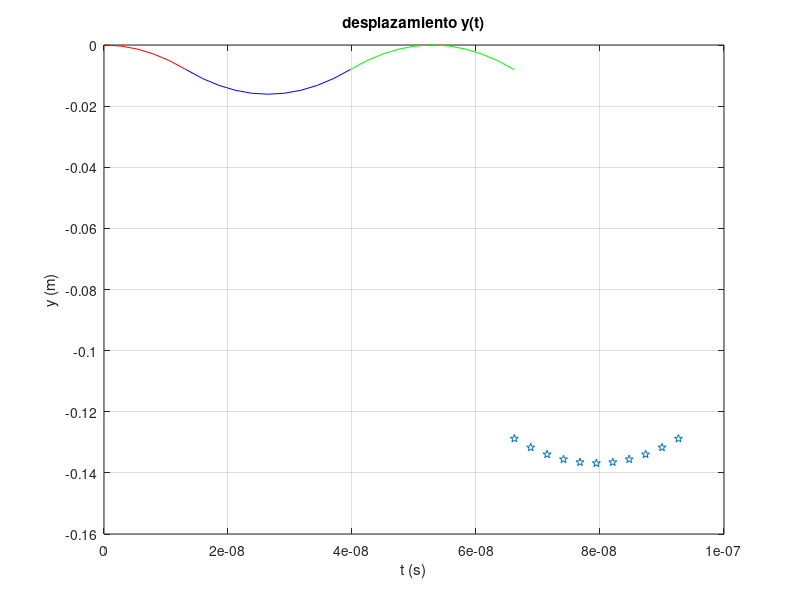
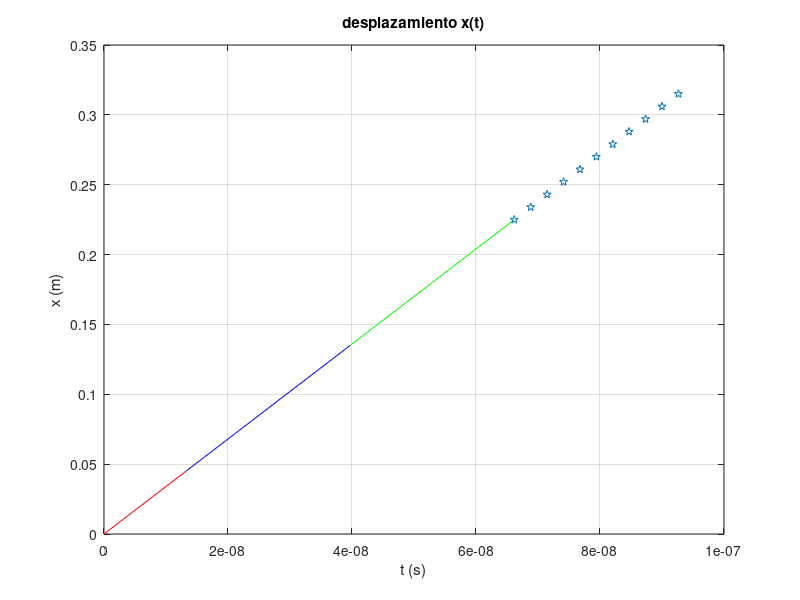
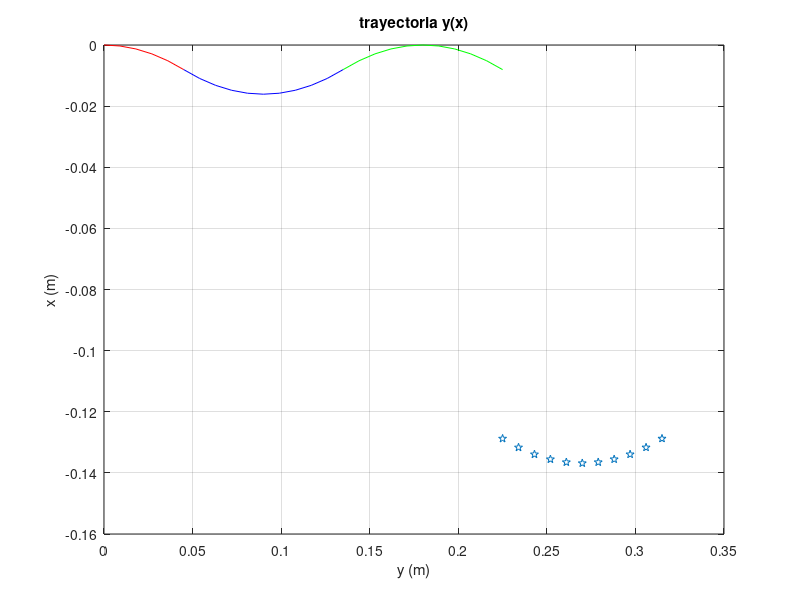
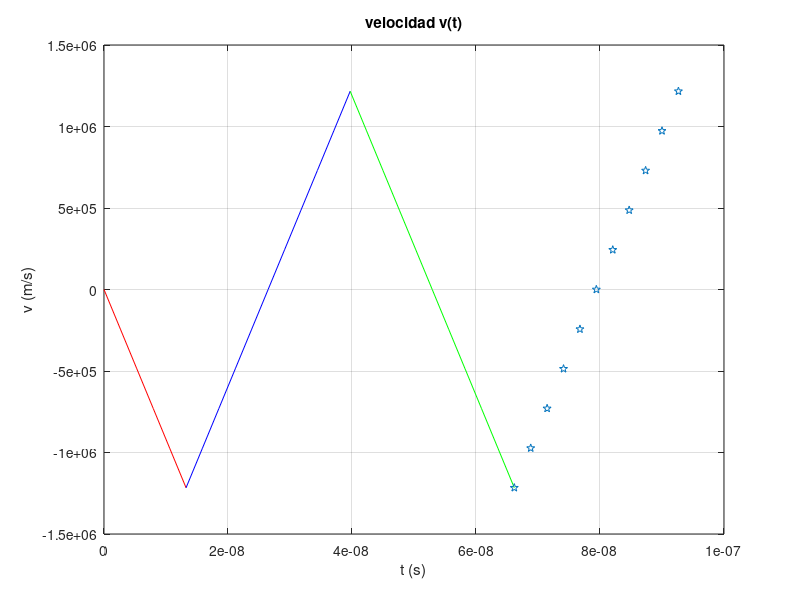

Recreate these plots in MATLAB, in order.
% problema base de movimiento de partículas cargadas en campos eléctricos
% datos
v0=3.4*10^6; % velocidad inicial en x (m)
d=0.045; % distancia (m) en presencia de campo eléctrico
E=520; % campo eléctrico (N/C)
q=-1.61*10^(-19); % carga eléctrica del electrón (C)
m=9.11*10^(-31); % masa del electrón (kg)

a=q*E/m;%aceleración en la dirección del campo eléctrico
tc=d/v0; % tiempo total en presencia de campo eléctrico 

n=input('número de pasos, n: ');

%primer tramo
dt = tc/n;
i = 0:n;
t = dt*i;
x = v0*t;
y = a*((t.^2)) / 2;

vx = v0;
vy = a*t;

f1 = figure;
plot(t,y,'r');
xlabel('t (s)');
ylabel('y (m)');
grid on
title('desplazamiento y(t)');
hold on;

f2 = figure;
plot(t,x,'r');
xlabel('t (s)');
ylabel('x (m)');
grid on
title('desplazamiento x(t)');
hold on;

f3 = figure;
plot(x,y,'r');
xlabel('y (m)');
ylabel('x (m)');
grid on
title('trayectoria y(x)');
hold on;

f4 = figure;
plot(t,vy,'r');
xlabel('t (s)');
ylabel('v (m/s)');
grid on
title('velocidad v(t)');
hold on;

t1 = tc;
x1 = tc*v0;
x1
y1=a*(tc^2)/2; %componente y posición de salida en m
vx1=v0; % componente x de la velocidad de salida en m/s
vy1=a*tc;% componente y de la velocidad de salida en m/s
alfa=atan(vy1/vx1); %ángulo de salida en radianes
angulo=alfa*180/pi;

%segundo tramo
i = 0:2*n;
t = tc+dt*i;
x = x1+v0*dt*i;
y = y1+vy1*(dt*i)-a*((dt*i).^2) / 2;
vx = v0;
vy = vy1-a*(dt*i);

figure(f1);
plot(t,y,'b');
xlabel('t (s)');
ylabel('y (m)');
grid on
title('desplazamiento y(t)');
hold on;

figure(f2);
plot(t,x,'b');
xlabel('t (s)');
ylabel('x (m)');
grid on
title('desplazamiento x(t)');
hold on;

figure(f3);
plot(x,y,'b');
xlabel('y (m)');
ylabel('x (m)');
grid on
title('trayectoria y(x)');
hold on;

figure(f4);
plot(t,vy,'b');
xlabel('t (s)');
ylabel('v (m/s)');
grid on
title('velocidad v(t)');
hold on;

t2 = 3*tc; %t2 es la suma de t1 + 2* tc (el doble de tiempo que t1)
x2 = t2*v0;
y2=y1+vy1*2*tc-a*4*(tc^2)/2; %componente y posición de salida en m
vx2=v0; % componente x de la velocidad de salida en m/s
vy2=vy1-a*2*tc;% componente y de la velocidad de salida en m/s
alfa2=atan(vy2/vx2); %ángulo de salida en radianes
angulo2=alfa2*180/pi;

%tercer tramo
i = 0:2*n;
t = t2+dt*i;
x = x2+v0*dt*i;
y = y2+vy2*(dt*i)+a*((dt*i).^2) / 2;
vx = v0;
vy = vy2+a*(dt*i);

figure(f1);
plot(t,y,'g');
xlabel('t (s)');
ylabel('y (m)');
grid on
title('desplazamiento y(t)');
hold on;

figure(f2);
plot(t,x,'g');
xlabel('t (s)');
ylabel('x (m)');
grid on
title('desplazamiento x(t)');
hold on;

figure(f3);
plot(x,y,'g');
xlabel('y (m)');
ylabel('x (m)');
grid on
title('trayectoria y(x)');
hold on;

figure(f4);
plot(t,vy,'g');
xlabel('t (s)');
ylabel('v (m/s)');
grid on
title('velocidad v(t)');
hold on;

t3 = t2+(2*tc); %t2 es la suma de t1 + 2* tc (el doble de tiempo que t1)
x3 = t3*v0;
y3=y2+vy2*t3+a*(t3.^2)/2; %componente y posición de salida en m
vx3=v0; % componente x de la velocidad de salida en m/s
vy3=vy2+a*2*tc;% componente y de la velocidad de salida en m/s
alfa3=atan(vy3/vx3); %ángulo de salida en radianes
angulo3=alfa3*180/pi;

%cuarto tramo
i = 0:2*n;
t = t3+dt*i;
x = x3+v0*dt*i;
y = y3+vy3*(dt*i)-a*((dt*i).^2) / 2;
vx = v0;
vy = vy3-a*(dt*i);

figure(f1);
plot(t,y,'p');
xlabel('t (s)');
ylabel('y (m)');
grid on
title('desplazamiento y(t)');
hold on;

figure(f2);
plot(t,x,'p');
xlabel('t (s)');
ylabel('x (m)');
grid on
title('desplazamiento x(t)');
hold on;

figure(f3);
plot(x,y,'p');
xlabel('y (m)');
ylabel('x (m)');
grid on
title('trayectoria y(x)');
hold on;

figure(f4);
plot(t,vy,'p');
xlabel('t (s)');
ylabel('v (m/s)');
grid on
title('velocidad v(t)');
hold on;

t4 = t3+(2*tc); %t2 es la suma de t1 + 2* tc (el doble de tiempo que t1)
x4 = t4*v0;
y4=y3+vy3*2*tc+a*16*(tc^2)/2; %componente y posición de salida en m
vx4=v0; % componente x de la velocidad de salida en m/s
vy4=vy3+a*2*tc;% componente y de la velocidad de salida en m/s
alfa4=atan(vy4/vx4); %ángulo de salida en radianes
angulo4=alfa4*180/pi;